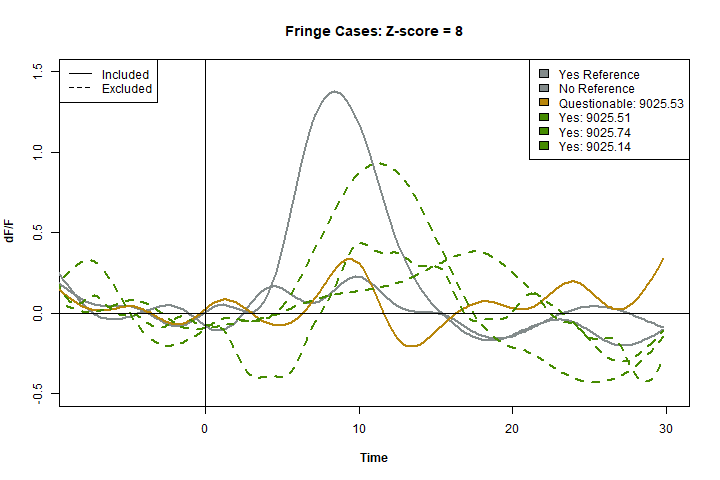

Generate this figure with R:
## Required packages
library(data.table)
library(dplyr)
library(tidyverse)
library(gsignal)
library(boxfilter)
library(npreg)
## Open a png file
png(filename = "./plots/zFringe8.png", width = 720, height = 480)
## make the plot
plot(G9202.32$time, G9202.32$dFF, type = "n", xlim = c(-8, 30), ylim = c(-0.5, 1.5), 
     main = "Fringe Cases: Z-score = 8", 
     xlab = substitute(paste(bold('Time'))), ylab = substitute(paste(bold('dF/F'))))
lines(predict(ss.9025.73, G9025.73$time), col = "azure4", lwd = 2)
lines(predict(ss.9023.12, G9023.12$time), col = "azure4", lwd = 2)
lines(predict(ss.9025.53, G9025.53$time), col = "darkgoldenrod", lwd = 2)
lines(predict(ss.9025.51, G9025.51$time), col = "chartreuse4", lty = 2, lwd = 2)
lines(predict(ss.9025.74, G9025.74$time), col = "chartreuse4", lty = 2, lwd = 2)
lines(predict(ss.9025.14, G9025.14$time), col = "chartreuse4", lty = 2, lwd = 2)
legend("topright", 
       legend = c("Yes Reference", "No Reference","Questionable: 9025.53", "Yes: 9025.51", 
                  "Yes: 9025.74", "Yes: 9025.14"),
       fill = c("azure4", "azure4", "darkgoldenrod", "chartreuse4", "chartreuse4", "chartreuse4"))
legend("topleft", legend = c("Included", "Excluded"), lty = 1:2)
abline(a = 0, b = 0, h = 0, v = 0, lwd = 1)
dev.off()